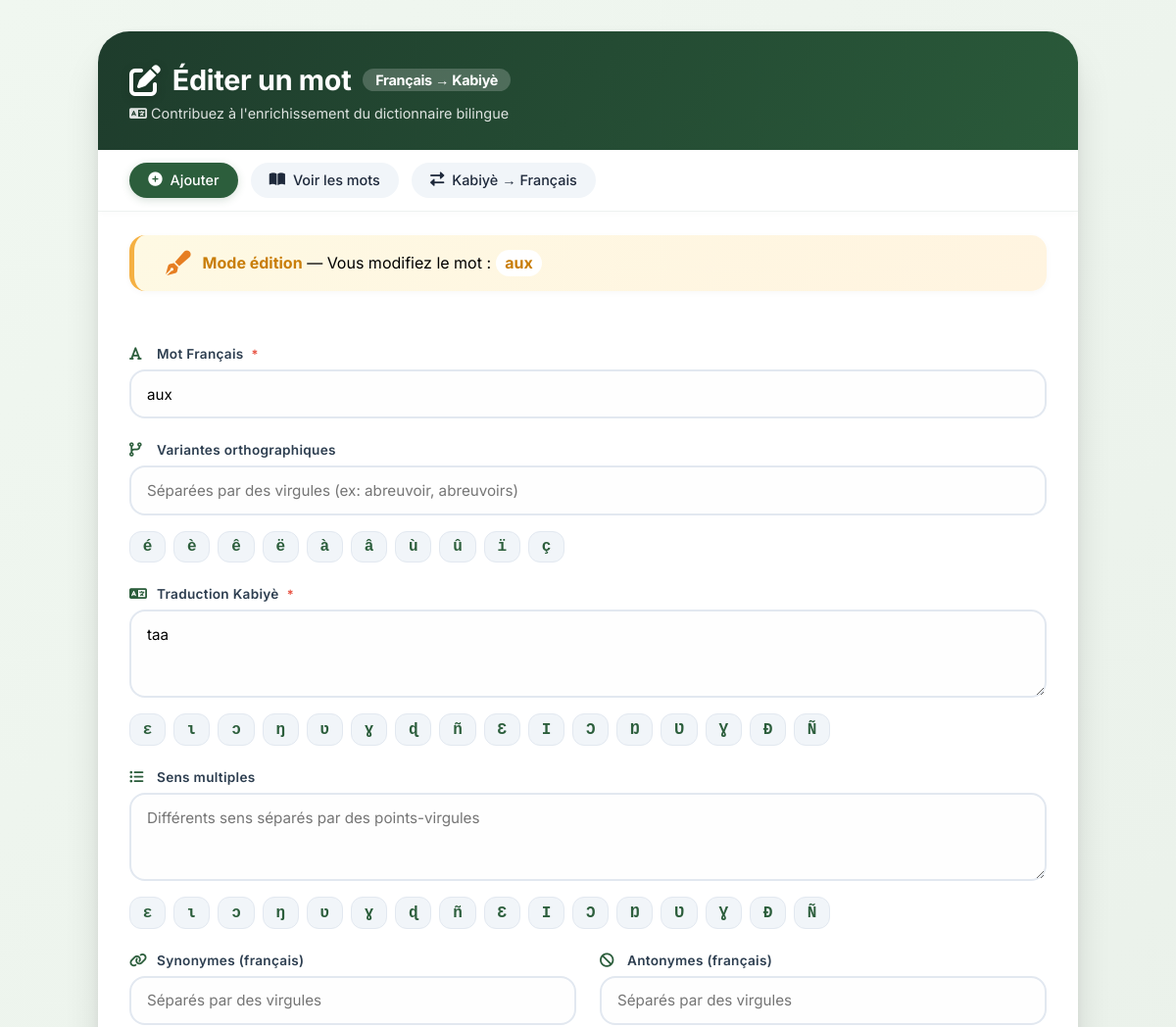
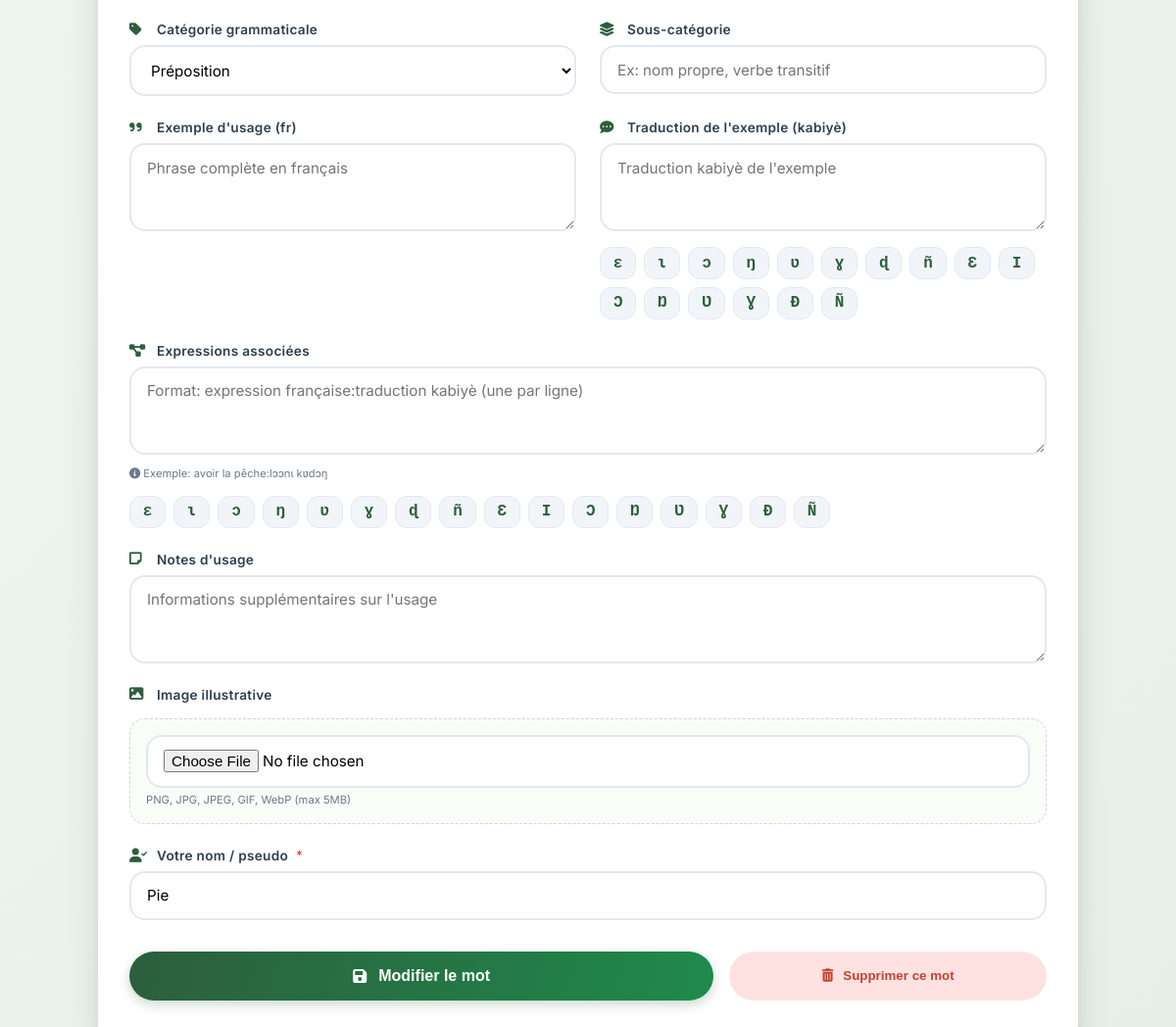
Screenshot of /francais/editer_francais/3 with the database file from the repository (2 pictures, top to bottom).
### database.py (models this page shows)
class MotFrancais(Base):
    __tablename__ = 'mots_francais'
    id = Column(Integer, primary_key=True)
    mot_francais = Column(String(255), nullable=False)
    variantes_orthographiques = Column(Text)  # JSON list
    traduction_kabye = Column(String(500), nullable=False)
    sens_multiple = Column(Text)  # JSON list
    synonymes = Column(Text)  # JSON list
    antonymes = Column(Text)  # JSON list
    categorie_grammaticale = Column(String(100))
    sous_categorie = Column(String(100))
    exemple_usage = Column(Text)
    traduction_exemple = Column(Text)
    expressions_associees = Column(Text)  # JSON list
    notes_usage = Column(Text)
    image_url = Column(Text)
    verifie_par = Column(String(100))
    date_ajout = Column(DateTime, default=datetime.now)
    date_modification = Column(DateTime, default=datetime.now, onupdate=datetime.now)
    statut_validation = Column(String(50), default='en_attente')
    notes_validation = Column(Text)
    date_validation = Column(DateTime)
    __table_args__ = (
        Index('idx_francais_statut_validation', 'statut_validation'),
        Index('idx_francais_verifie_par', 'verifie_par'),
        Index('idx_mot_francais', 'mot_francais'),
    )

### routes/francais.py (the view)
@francais_bp.route('/editer_francais/<int:mot_id>')
def editer_mot_francais(mot_id):
    from database import MotFrancais
    session = get_session()
    try:
        mot = session.query(MotFrancais).filter(MotFrancais.id == mot_id).first()
        if not mot:
            return "Mot non trouvé", 404
        mot_dict = {
            'id': mot.id,
            'mot_francais': mot.mot_francais,
            'variantes_orthographiques': ', '.join(json_to_list(mot.variantes_orthographiques)) if mot.variantes_orthographiques else '',
            'traduction_kabye': mot.traduction_kabye or '',
            'sens_multiple': '; '.join(json_to_list(mot.sens_multiple)) if mot.sens_multiple else '',
            'synonymes': ', '.join(json_to_list(mot.synonymes)) if mot.synonymes else '',
            'antonymes': ', '.join(json_to_list(mot.antonymes)) if mot.antonymes else '',
            'categorie_grammaticale': mot.categorie_grammaticale or '',
            'sous_categorie': mot.sous_categorie or '',
            'exemple_usage': mot.exemple_usage or '',
            'traduction_exemple': mot.traduction_exemple or '',
            'expressions_associees': json_to_list(mot.expressions_associees),
            'notes_usage': mot.notes_usage or '',
            'image_url': mot.image_url or '',
            'verifie_par': mot.verifie_par or '',
            'date_ajout': mot.date_ajout.strftime("%Y-%m-%d %H:%M:%S") if mot.date_ajout else '',
            'date_modification': mot.date_modification.strftime("%Y-%m-%d %H:%M:%S") if mot.date_modification else ''
        }
        return render_template('formulaire_francais.html', mot=mot_dict, edition=True)
    finally:
        session.close()

### templates/formulaire_francais.html (shortened to what this page needs)
<!DOCTYPE html>
<html lang="fr">
<head>
    <link rel="stylesheet" href="https://cdnjs.cloudflare.com/ajax/libs/font-awesome/6.0.0-beta3/css/all.min.css">
</head>
<body>
<div class="form-wrapper">
    <div class="form-card">
        <div class="form-header">
            <h1>
                <i class="{% if edition %}fas fa-edit{% else %}fas fa-plus-circle{% endif %}"></i>
                {% if edition %}Éditer un mot{% else %}Ajouter un mot{% endif %}
                <span style="font-size: 0.9rem; background: rgba(255,255,255,0.2); padding: 0.2rem 0.8rem; border-radius: 2rem;">Français → Kabiyè</span>
            </h1>
            <p><i class="fas fa-language"></i> Contribuez à l'enrichissement du dictionnaire bilingue</p>
        </div>
        <div class="nav-modern">
            <a href="/francais" class="nav-link primary"><i class="fas fa-plus-circle"></i> Ajouter</a>
            <a href="/francais/mots_francais" class="nav-link"><i class="fas fa-book-open"></i> Voir les mots</a>
            <a href="/" class="nav-link"><i class="fas fa-exchange-alt"></i> Kabiyè → Français</a>
        </div>
        {% if edition and mot %}
        <div class="edition-banner-modern">
            <i class="fas fa-pen-fancy"></i>
            <span><strong>Mode édition</strong> — Vous modifiez le mot : <strong style="background: white; padding: 0.2rem 0.6rem; border-radius: 1rem;">{{ mot.mot_francais }}</strong></span>
        </div>
        {% endif %}
        <div class="form-body">
            <form id="formMot" enctype="multipart/form-data">
                <div class="form-grid">
                    <div class="form-group full-width">
                        <label><i class="fas fa-font"></i> Mot Français <span class="required-star">*</span></label>
                        <input type="text" id="mot_francais" name="mot_francais" required
                               value="{{ mot.mot_francais if mot else '' }}"
                               placeholder="Ex: arbre, maison, parler...">
                    </div>
                    <div class="form-group full-width">
                        <label><i class="fas fa-code-branch"></i> Variantes orthographiques</label>
                        <input type="text" id="variantes_orthographiques" name="variantes_orthographiques"
                               value="{% if mot and mot.variantes_orthographiques %}{{ mot.variantes_orthographiques }}{% endif %}"
                               placeholder="Séparées par des virgules (ex: abreuvoir, abreuvoirs)">
                        <div class="special-chars" data-target="variantes_orthographiques">
                            <button type="button" class="char-btn">é</button><button type="button" class="char-btn">è</button><button type="button" class="char-btn">ê</button>
                            <button type="button" class="char-btn">ë</button><button type="button" class="char-btn">à</button><button type="button" class="char-btn">â</button>
                            <button type="button" class="char-btn">ù</button><button type="button" class="char-btn">û</button><button type="button" class="char-btn">ï</button>
                            <button type="button" class="char-btn">ç</button>
                        </div>
                    </div>
                    <div class="form-group full-width">
                        <label><i class="fas fa-language"></i> Traduction Kabiyè <span class="required-star">*</span></label>
                        <textarea id="traduction_kabye" name="traduction_kabye" rows="3" required placeholder="Traduction en kabiyè">{{ mot.traduction_kabye if mot else '' }}</textarea>
                        <div class="special-chars" data-target="traduction_kabye">
                            <button type="button" class="char-btn">ɛ</button><button type="button" class="char-btn">ɩ</button><button type="button" class="char-btn">ɔ</button>
                            <button type="button" class="char-btn">ŋ</button><button type="button" class="char-btn">ʋ</button><button type="button" class="char-btn">ɣ</button>
                            <button type="button" class="char-btn">ɖ</button><button type="button" class="char-btn">ñ</button><button type="button" class="char-btn">Ɛ</button>
                            <button type="button" class="char-btn">Ɩ</button><button type="button" class="char-btn">Ɔ</button><button type="button" class="char-btn">Ŋ</button>
                            <button type="button" class="char-btn">Ʋ</button><button type="button" class="char-btn">Ɣ</button><button type="button" class="char-btn">Ɖ</button>
                            <button type="button" class="char-btn">Ñ</button>
                        </div>
                    </div>
                    <div class="form-group full-width">
                        <label><i class="fas fa-list-ul"></i> Sens multiples</label>
                        <textarea id="sens_multiple" name="sens_multiple" rows="3" placeholder="Différents sens séparés par des points-virgules">{% if mot and mot.sens_multiple %}{{ mot.sens_multiple }}{% endif %}</textarea>
                        <div class="special-chars" data-target="sens_multiple">
                            <button type="button" class="char-btn">ɛ</button><button type="button" class="char-btn">ɩ</button><button type="button" class="char-btn">ɔ</button>
                            <button type="button" class="char-btn">ŋ</button><button type="button" class="char-btn">ʋ</button><button type="button" class="char-btn">ɣ</button>
                            <button type="button" class="char-btn">ɖ</button><button type="button" class="char-btn">ñ</button><button type="button" class="char-btn">Ɛ</button>
                            <button type="button" class="char-btn">Ɩ</button><button type="button" class="char-btn">Ɔ</button><button type="button" class="char-btn">Ŋ</button>
                            <button type="button" class="char-btn">Ʋ</button><button type="button" class="char-btn">Ɣ</button><button type="button" class="char-btn">Ɖ</button>
                            <button type="button" class="char-btn">Ñ</button>
                        </div>
                    </div>
                    <div class="form-group">
                        <label><i class="fas fa-link"></i> Synonymes (français)</label>
                        <input type="text" id="synonymes" name="synonymes"
                               value="{% if mot and mot.synonymes %}{{ mot.synonymes }}{% endif %}"
                               placeholder="Séparés par des virgules">
                    </div>
                    <div class="form-group">
                        <label><i class="fas fa-ban"></i> Antonymes (français)</label>
                        <input type="text" id="antonymes" name="antonymes"
                               value="{% if mot and mot.antonymes %}{{ mot.antonymes }}{% endif %}"
                               placeholder="Séparés par des virgules">
                    </div>
                    <div class="form-group">
                        <label><i class="fas fa-tag"></i> Catégorie grammaticale</label>
                        <select id="categorie_grammaticale" name="categorie_grammaticale">
                            {% for cat in ['nom', 'verbe', 'adjectif', 'adverbe', 'préposition', 'conjonction', 'interjection', 'pronom'] %}
                            <option value="{{ cat }}" {% if mot and mot.categorie_grammaticale == cat %}selected{% endif %}>{{ cat|capitalize }}</option>
                            {% endfor %}
                        </select>
                    </div>
                    <div class="form-group">
                        <label><i class="fas fa-layer-group"></i> Sous-catégorie</label>
                        <input type="text" id="sous_categorie" name="sous_categorie"
                               value="{{ mot.sous_categorie if mot else '' }}"
                               placeholder="Ex: nom propre, verbe transitif">
                    </div>
                    <div class="form-group">
                        <label><i class="fas fa-quote-right"></i> Exemple d'usage (fr)</label>
                        <textarea id="exemple_usage" name="exemple_usage" rows="2" placeholder="Phrase complète en français">{{ mot.exemple_usage if mot else '' }}</textarea>
                    </div>
                    <div class="form-group">
                        <label><i class="fas fa-comment-dots"></i> Traduction de l'exemple (kabiyè)</label>
                        <textarea id="traduction_exemple" name="traduction_exemple" rows="2" placeholder="Traduction kabiyè de l'exemple">{{ mot.traduction_exemple if mot else '' }}</textarea>
                        <div class="special-chars" data-target="traduction_exemple">
                            <button type="button" class="char-btn">ɛ</button><button type="button" class="char-btn">ɩ</button><button type="button" class="char-btn">ɔ</button>
                            <button type="button" class="char-btn">ŋ</button><button type="button" class="char-btn">ʋ</button><button type="button" class="char-btn">ɣ</button>
                            <button type="button" class="char-btn">ɖ</button><button type="button" class="char-btn">ñ</button><button type="button" class="char-btn">Ɛ</button>
                            <button type="button" class="char-btn">Ɩ</button><button type="button" class="char-btn">Ɔ</button><button type="button" class="char-btn">Ŋ</button>
                            <button type="button" class="char-btn">Ʋ</button><button type="button" class="char-btn">Ɣ</button><button type="button" class="char-btn">Ɖ</button>
                            <button type="button" class="char-btn">Ñ</button>
                        </div>
                    </div>
                    <div class="form-group full-width">
                        <label><i class="fas fa-project-diagram"></i> Expressions associées</label>
                        <textarea id="expressions_associees" name="expressions_associees" rows="3"
                            placeholder="Format: expression française:traduction kabiyè (une par ligne)">{% if mot and mot.expressions_associees %}{% for expr in mot.expressions_associees %}{{ expr.expression }}:{{ expr.traduction }}{% if not loop.last %}&#10;{% endif %}{% endfor %}{% endif %}</textarea>
                        <small><i class="fas fa-info-circle"></i> Exemple: avoir la pêche:lɔɔnɩ kʋdɔŋ</small>
                        <div class="special-chars" data-target="expressions_associees">
                            <button type="button" class="char-btn">ɛ</button><button type="button" class="char-btn">ɩ</button><button type="button" class="char-btn">ɔ</button>
                            <button type="button" class="char-btn">ŋ</button><button type="button" class="char-btn">ʋ</button><button type="button" class="char-btn">ɣ</button>
                            <button type="button" class="char-btn">ɖ</button><button type="button" class="char-btn">ñ</button><button type="button" class="char-btn">Ɛ</button>
                            <button type="button" class="char-btn">Ɩ</button><button type="button" class="char-btn">Ɔ</button><button type="button" class="char-btn">Ŋ</button>
                            <button type="button" class="char-btn">Ʋ</button><button type="button" class="char-btn">Ɣ</button><button type="button" class="char-btn">Ɖ</button>
                            <button type="button" class="char-btn">Ñ</button>
                        </div>
                    </div>
                    <div class="form-group full-width">
                        <label><i class="fas fa-sticky-note"></i> Notes d'usage</label>
                        <textarea id="notes_usage" name="notes_usage" rows="2" placeholder="Informations supplémentaires sur l'usage">{{ mot.notes_usage if mot else '' }}</textarea>
                    </div>
                    <div class="form-group full-width">
                        <label><i class="fas fa-image"></i> Image illustrative</label>
                        <div class="image-section">
                            <input type="file" id="image" name="image" accept=".png,.jpg,.jpeg,.gif,.webp">
                            <small>PNG, JPG, JPEG, GIF, WebP (max 5MB)</small>
                        </div>
                    </div>
                    <div class="form-group full-width">
                        <label><i class="fas fa-user-check"></i> Votre nom / pseudo <span class="required-star">*</span></label>
                        <input type="text" id="verifie_par" name="verifie_par" required
                               value="{{ mot.verifie_par if mot else '' }}"
                               placeholder="Votre nom pour crédit">
                    </div>
                </div>
                <div class="action-buttons">
                    <button type="submit" class="btn-primary">
                        <i class="{% if edition %}fas fa-save{% else %}fas fa-cloud-upload-alt{% endif %}"></i>
                        {% if edition %}Modifier le mot{% else %}Sauvegarder le mot{% endif %}
                    </button>
                    {% if edition %}
                    <button type="button" class="btn-danger" onclick="supprimerMot({{ mot.id }})">
                        <i class="fas fa-trash-alt"></i> Supprimer ce mot
                    </button>
                    {% endif %}
                </div>
            </form>
        </div>
    </div>
</div>
</body>
</html>

### rows the page displays
MotFrancais: mot_francais "aux", traduction_kabye "taa", categorie_grammaticale "Préposition", verifie_par "Pie"
